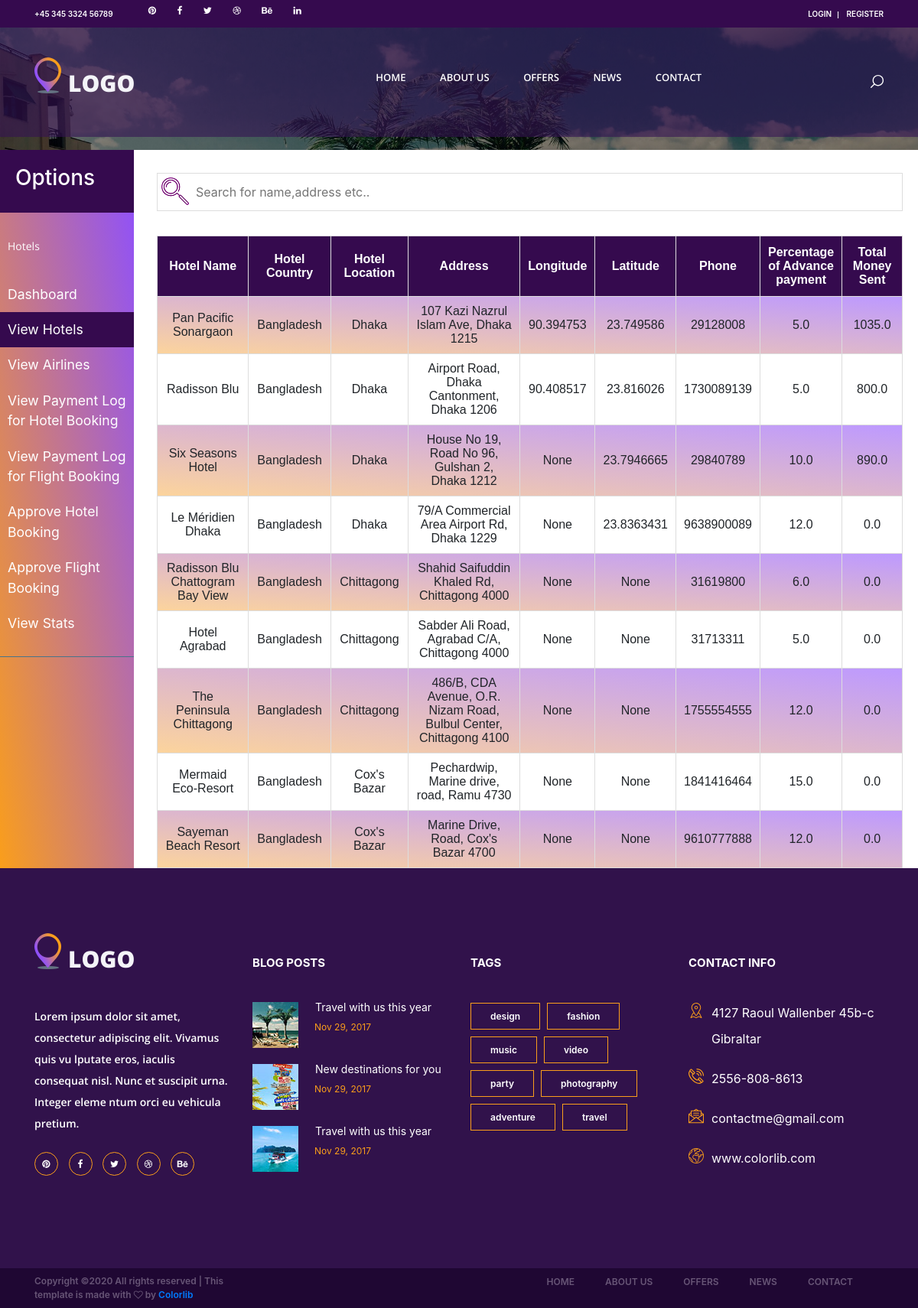
/viewHotels, run on the app's committed database.
### database/models.py (models this page shows, shortened)
class Hotel(models.Model):
    Hotel_Name = models.CharField(max_length=200)
    Hotel_Location = models.CharField(max_length=500)
    Hotel_Country = models.CharField(max_length=500, null=True)
    TotalSentMoney = models.FloatField()
    Percentage = models.FloatField()
    CompanyAdmin = models.ForeignKey(User, on_delete=models.CASCADE, null=True)
    Description = models.TextField(null=True)
    Address = models.CharField(max_length=200, null=True)
    Phone = models.PositiveIntegerField(null=True)
    Latitude = models.FloatField(null=True)
    Longitude = models.FloatField(null=True)

### siteadmin/views.py (the view)
# urls.py: path('viewHotels', views.viewHotels, name='HotelList'),
def viewHotels(request):
    cursor = connection.cursor()
    cursor.execute(
        "select Hotel_Name,Hotel_Location,Hotel_Country,Address,Phone,TotalSentMoney,Percentage,Latitude,Longitude"
        " from database_hotel")
    data = namedtuplefetchall(cursor)
    cursor.execute("select count(*) as cnt from database_hotel_booking HB join database_booking B on "
                   "(HB.Booking_id=B.id) where HB.isApproved=0 AND HB.isCancellationApproved=0 AND B.Status<>2")
    hotelApproveCount = namedtuplefetchall(cursor)[0].cnt
    cursor.execute("select count(*) as cnt from database_hotel_booking HB join database_booking B on "
                   "(HB.Booking_id=B.id) where HB.isApproved=1 AND HB.isCancellationApproved=0 AND B.Status=2")
    hotelCancelCount = namedtuplefetchall(cursor)[0].cnt
    cursor.execute("select count(*) as cnt from database_flight_booking FB join database_booking B on "
                   "(FB.Booking_id=B.id) where FB.isApproved=0 AND FB.isCancellationApproved=0 AND B.Status<>2")
    flightApproveCount = namedtuplefetchall(cursor)[0].cnt
    cursor.execute("select count(*) as cnt from database_flight_booking FB join database_booking B on "
                   "(FB.Booking_id=B.id) where FB.isApproved=1 AND FB.isCancellationApproved=0 AND B.Status=2")
    flightCancelCount = namedtuplefetchall(cursor)[0].cnt
    return render(request, "siteadmin/AdminHotels.html",
                  {'data': data, 'hotelApproveCount': hotelApproveCount, 'hotelCancelCount': hotelCancelCount,
                   'flightApproveCount': flightApproveCount, 'flightCancelCount': flightCancelCount})

### siteadmin/views.py (called while the page is built)
def namedtuplefetchall(cursor):
    desc = cursor.description
    nt_result = namedtuple('Result', [col[0] for col in desc])
    return [nt_result(*row) for row in cursor.fetchall()]

### HotelFlight/templates/siteadmin/AdminHotels.html (shortened to what this page needs)
{% extends "search/base.html" %}
{% load static %}
{% load url_replace %}
{% load url_get %}
{% load widget_tweaks %}
{% block css %}
<link rel="stylesheet" type="text/css" href="{% static 'search/styles/bootstrap4/bootstrap.min.css' %}">
<link href="{% static 'search/plugins/font-awesome-4.7.0/css/font-awesome.min.css' %}" rel="stylesheet"
      type="text/css">
<link rel="stylesheet" type="text/css" href="{% static 'search/styles/search.css' %}">
<link rel="stylesheet" type="text/css" href="{% static 'search/styles/single_listing_styles.css' %}">
<link rel="stylesheet" type="text/css" href="{% static 'search/styles/responsive.css' %}">
<link rel="stylesheet" type="text/css" href="{% static 'gijgo/js/gijgo.min.css' %}">
<link rel="stylesheet" type="text/css" href="{% static 'adminpanel/sidebar.css' %}">
<link rel="stylesheet" href="https://maxcdn.bootstrapcdn.com/bootstrap/4.0.0/css/bootstrap.min.css"
>
{% endblock css %}
{% block content %}
<div class="offers">
    <div class="hero-image"
         style="height:24.5%;background-image: linear-gradient(rgba(0, 0, 0, 0.5), rgba(0, 0, 0, 0.5)), url({% static 'search/images/single_background.jpg' %})">
    </div>
    <div class="">
        <div class="row">
            <div class="col-lg-2" style="display: flex">
                <nav id="sidebar">
                    <div class="sidebar-header">
                        <h3>Options</h3>
                    </div>
                    <ul class="list-unstyled components">
                        <p>Hotels</p>
                        <li class="">
                            <a href="{% url 'SiteAdminDash' %}">Dashboard</a>
                        </li>
                        <li class="active">
                            <a href="{% url 'HotelList' %}">View Hotels</a>
                        </li>
                        <li class="">
                            <a href="{% url 'AirlinesList' %}">View Airlines</a>
                        </li>
                        <li class="">
                            <a href="{% url 'HotelPaymentLog' %}">View Payment Log for Hotel Booking</a>
                        </li>
                        <li class="">
                            <a href="{% url 'AirlinesPaymentLog' %}">View Payment Log for Flight Booking</a>
                        </li>
                        <li class="">
                            <a href="{% url 'ApproveHotelBooking' %}">Approve Hotel Booking</a>
                        </li>
                        <li class="">
                            <a href="{% url 'ApproveFlightBooking' %}">Approve Flight Booking</a>
                        </li>
                        <li class="">
                            <a href="{% url 'Statistics' %}">View Stats</a>
                        </li>
                    </ul>
                </nav>
            </div>
            <div class="col-lg-10" style="padding-right: 35px;padding-top:30px;">
                <input type="text" id="hotelInput" onkeyup="searchTable()" placeholder="Search for name,address etc.."
                       title="Type in a name,address,location.....">
                <div class="rooms" style="margin-top: 20px;">
                    <table id="hotelTable" width="100%">
                        <tr align="center">
                            <th onclick="sortTable(0,false)">
                                Hotel Name
                            </th>
                            <th onclick="sortTable(1,false)">
                                Hotel Country
                            </th>
                            <th onclick="sortTable(2,false)">
                                Hotel Location
                            </th>
                            <th onclick="sortTable(3,false)" width="15%">
                                Address
                            </th>
                            <th onclick="sortTable(4,true)">
                                Longitude
                            </th>
                            <th onclick="sortTable(5,true)">
                                Latitude
                            </th>
                            <th onclick="sortTable(6,false)" width="10%">
                                Phone
                            </th>
                            <th onclick="sortTable(7,true)" width="10%">
                                Percentage of Advance payment
                            </th>
                            <th onclick="sortTable(8,true)">
                                Total Money Sent
                            </th>
                        </tr>
                        {% for datum in data %}
                        <tr align="center">
                            <td>
                                {{ datum.Hotel_Name }}
                            </td>
                            <td>
                                {{ datum.Hotel_Country }}
                            </td>
                            <td>
                                {{ datum.Hotel_Location }}
                            </td>
                            <td>
                                {{ datum.Address }}
                            </td>
                            <td>
                                {{ datum.Longitude }}
                            </td>
                            <td>
                                {{ datum.Latitude }}
                            </td>
                            <td>
                                {{ datum.Phone }}
                            </td>
                            <td>
                                {{ datum.Percentage }}
                            </td>
                            <td>
                                {{ datum.TotalSentMoney }}
                            </td>
                        </tr>
                        {% endfor %}
                    </table>
                </div>
            </div>
        </div>
    </div>
</div>
{% endblock content %}

### HotelFlight/static/search/styles/search.css (style rules this page uses)
* { margin: 0; padding: 0; -webkit-font-smoothing: antialiased; -webkit-text-shadow: rgba(0, 0, 0, .01) 0 0 1px; text-shadow: rgba(0, 0, 0, .01) 0 0 1px; }
body { font-family: 'Open Sans', sans-serif; font-size: 14px; font-weight: 400; background: #FFFFFF; }
div { display: block; position: relative; -webkit-box-sizing: border-box; -moz-box-sizing: border-box; box-sizing: border-box; }
ul { list-style: none; margin-bottom: 0px; }
p { font-family: 'Open Sans', sans-serif; font-size: 14px; line-height: 2; font-weight: 400; color: white; -webkit-font-smoothing: antialiased; -webkit-text-shadow: rgba(0, 0, 0, .01) 0 0 1px; text-shadow: rgba(0, 0, 0, .01) 0 0 1px; }
a, a:hover, a:visited, a:active, a:link { text-decoration: none; -webkit-font-smoothing: antialiased; -webkit-text-shadow: rgba(0, 0, 0, .01) 0 0 1px; text-shadow: rgba(0, 0, 0, .01) 0 0 1px; }
h3 { font-size: 24px; }
h1, h2, h3, h4, h5, h6 { font-family: 'Open Sans', sans-serif; -webkit-font-smoothing: antialiased; -webkit-text-shadow: rgba(0, 0, 0, .01) 0 0 1px; text-shadow: rgba(0, 0, 0, .01) 0 0 1px; }
.offers { position: static; padding-top: 0px; padding-bottom: 0px; margin: 0px; padding-left: 0px; }
.hero-image { height: 38%; background-position: center; background-repeat: no-repeat; background-size: cover; position: relative; }

### HotelFlight/static/search/styles/single_listing_styles.css (style rules this page uses)
* { margin: 0; padding: 0; -webkit-font-smoothing: antialiased; -webkit-text-shadow: rgba(0,0,0,.01) 0 0 1px; text-shadow: rgba(0,0,0,.01) 0 0 1px; }
body { font-family: 'Open Sans', sans-serif; font-size: 14px; font-weight: 400; background: #FFFFFF; color: #a5a5a5; }
div { display: block; position: relative; -webkit-box-sizing: border-box; -moz-box-sizing: border-box; box-sizing: border-box; }
ul { list-style: none; margin-bottom: 0px; }
p { font-family: 'Open Sans', sans-serif; font-size: 14px; line-height: 2; font-weight: 400; color: #929191; -webkit-font-smoothing: antialiased; -webkit-text-shadow: rgba(0,0,0,.01) 0 0 1px; text-shadow: rgba(0,0,0,.01) 0 0 1px; }
a, a:hover, a:visited, a:active, a:link { text-decoration: none; -webkit-font-smoothing: antialiased; -webkit-text-shadow: rgba(0,0,0,.01) 0 0 1px; text-shadow: rgba(0,0,0,.01) 0 0 1px; }
h3 { font-size: 24px; }
h1, h2, h3, h4, h5, h6 { font-family: 'Open Sans', sans-serif; -webkit-font-smoothing: antialiased; -webkit-text-shadow: rgba(0,0,0,.01) 0 0 1px; text-shadow: rgba(0,0,0,.01) 0 0 1px; }
.rooms { margin-top: 69px; }

### HotelFlight/static/adminpanel/sidebar.css (style rules this page uses)
#sidebar { min-width: 100%; max-width: 100%; min-height: 100vh; background: linear-gradient(to top right, #fa9e1b, #8d4fff); color: #fff; transition: all 0.3s; }
#sidebar .sidebar-header { padding: 20px; background: #350a4e; }
#sidebar ul.components { padding: 20px 0; border-bottom: 1px solid #47748b; color: white; }
#sidebar ul p { color: #fff; padding: 10px; }
#sidebar ul li a { padding: 10px; font-size: 1.1em; display: block; color: #fff; }
#sidebar ul li.active > a, a[aria-expanded="true"] { color: #fff; background: #350a4e; }
* { box-sizing: border-box; }
.row:after { content: ""; display: table; clear: both; }
.active, .demo:hover { opacity: 1; }

### data on the page
Hotel: Hotel_Name "Pan Pacific Sonargaon", Hotel_Country "Bangladesh", Hotel_Location "Dhaka", Address "107 Kazi Nazrul Islam Ave, Dhaka 1215", Longitude "90.394753", Latitude "23.749586", Phone "29128008", Percentage "5.0", TotalSentMoney "1035.0"
Hotel: Hotel_Name "Radisson Blu", Hotel_Country "Bangladesh", Hotel_Location "Dhaka", Address "Airport Road, Dhaka Cantonment, Dhaka 1206", Longitude "90.408517", Latitude "23.816026", Phone "1730089139", Percentage "5.0", TotalSentMoney "800.0"
Hotel: Hotel_Name "Six Seasons Hotel", Hotel_Country "Bangladesh", Hotel_Location "Dhaka", Address "House No 19, Road No 96, Gulshan 2, Dhaka 1212", Longitude "None", Latitude "23.7946665", Phone "29840789", Percentage "10.0", TotalSentMoney "890.0"
Hotel: Hotel_Name "Le Méridien Dhaka", Hotel_Country "Bangladesh", Hotel_Location "Dhaka", Address "79/A Commercial Area Airport Rd, Dhaka 1229", Longitude "None", Latitude "23.8363431", Phone "9638900089", Percentage "12.0", TotalSentMoney "0.0"
Hotel: Hotel_Name "Radisson Blu Chattogram Bay View", Hotel_Country "Bangladesh", Hotel_Location "Chittagong", Address "Shahid Saifuddin Khaled Rd, Chittagong 4000", Longitude "None", Latitude "None", Phone "31619800", Percentage "6.0", TotalSentMoney "0.0"
Hotel: Hotel_Name "Hotel Agrabad", Hotel_Country "Bangladesh", Hotel_Location "Chittagong", Address "Sabder Ali Road, Agrabad C/A, Chittagong 4000", Longitude "None", Latitude "None", Phone "31713311", Percentage "5.0", TotalSentMoney "0.0"
Hotel: Hotel_Name "The Peninsula Chittagong", Hotel_Country "Bangladesh", Hotel_Location "Chittagong", Address "486/B, CDA Avenue, O.R. Nizam Road, Bulbul Center, Chittagong 4100", Longitude "None", Latitude "None", Phone "1755554555", Percentage "12.0", TotalSentMoney "0.0"
Hotel: Hotel_Name "Mermaid Eco-Resort", Hotel_Country "Bangladesh", Hotel_Location "Cox's Bazar", Address "Pechardwip, Marine drive, road, Ramu 4730", Longitude "None", Latitude "None", Phone "1841416464", Percentage "15.0", TotalSentMoney "0.0"
Hotel: Hotel_Name "Sayeman Beach Resort", Hotel_Country "Bangladesh", Hotel_Location "Cox's Bazar", Address "Marine Drive, Road, Cox's Bazar 4700", Longitude "None", Latitude "None", Phone "9610777888", Percentage "12.0", TotalSentMoney "0.0"
